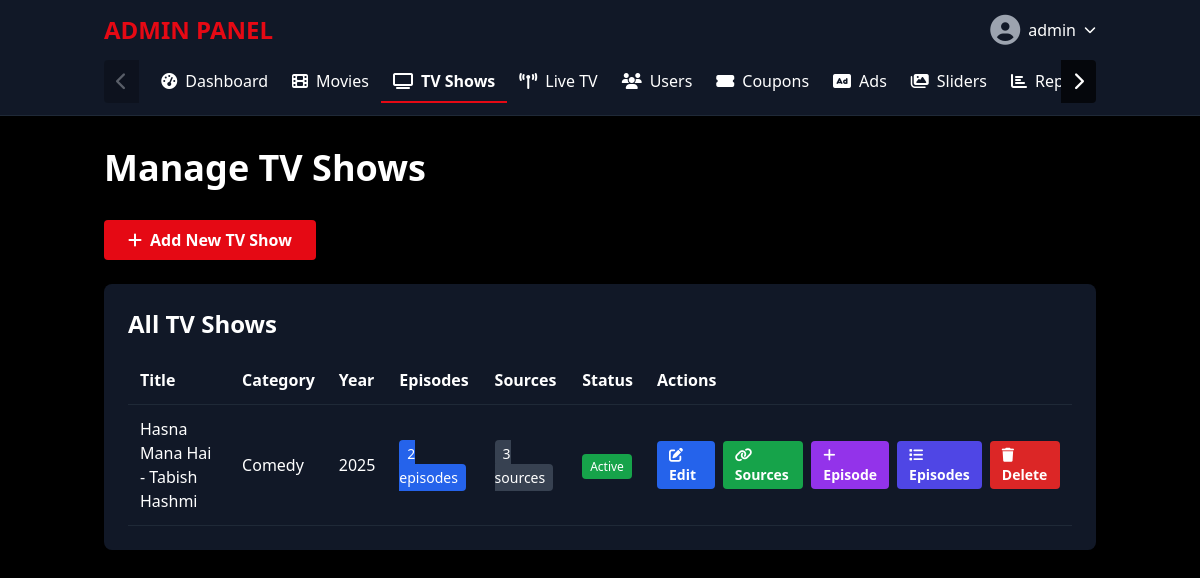
Screenshot of /admin/index.php?tab=tv-shows (signed in) with the database file from the repository.
### tables this page shows
CREATE TABLE `tv_shows` (
  `id` int(11) NOT NULL AUTO_INCREMENT,
  `title` varchar(255) NOT NULL,
  `description` text DEFAULT NULL,
  `thumbnail` varchar(255) DEFAULT NULL,
  `poster` varchar(255) DEFAULT NULL,
  `release_year` year(4) DEFAULT NULL,
  `rating` decimal(3,1) DEFAULT 0.0,
  `views` int(11) DEFAULT 0,
  `category_id` int(11) DEFAULT NULL,
  `featured` tinyint(1) DEFAULT 0,
  `created_at` timestamp NOT NULL DEFAULT current_timestamp(),
  `updated_at` timestamp NOT NULL DEFAULT current_timestamp() ON UPDATE current_timestamp(),
  `sources` text DEFAULT NULL COMMENT 'JSON array of stream sources',
  `is_active` tinyint(1) DEFAULT 1,
  `tmdb_id` int(11) DEFAULT NULL,
  `slug` varchar(255) DEFAULT NULL,
  `is_free` tinyint(1) DEFAULT 1 COMMENT 'Free content available to all logged-in users',
  `is_premium` tinyint(1) DEFAULT 0 COMMENT 'Premium content requires subscription',
  `show_in_slider` tinyint(1) DEFAULT 0 COMMENT 'Show in homepage slider',
  `pre_roll_ad_id` int(11) DEFAULT NULL COMMENT 'Pre-roll ad ID (plays before episode starts)',
  `mid_roll_ad_id` int(11) DEFAULT NULL COMMENT 'Mid-roll ad ID (plays during episode)',
  `end_roll_ad_id` int(11) DEFAULT NULL COMMENT 'End-roll ad ID (plays after episode ends)',
  `loop_ad_id` int(11) DEFAULT NULL COMMENT 'Loop ad ID (plays every N seconds during playback)',
  `loop_interval` int(11) DEFAULT NULL COMMENT 'Loop ad interval in seconds (if not set, uses ad duration)',
  `banner_ad_id` int(11) DEFAULT NULL COMMENT 'Banner ad ID (displays as overlay)',
  `popup_ad_id` int(11) DEFAULT NULL COMMENT 'Popup ad ID (displays as modal)',
  `intro_ad_id` int(11) DEFAULT NULL COMMENT 'Intro ad ID (plays to everyone before episode)',
  PRIMARY KEY (`id`),
  KEY `category_id` (`category_id`),
  CONSTRAINT `tv_shows_ibfk_1` FOREIGN KEY (`category_id`) REFERENCES `categories` (`id`) ON DELETE SET NULL
);

CREATE TABLE `categories` (
  `id` int(11) NOT NULL AUTO_INCREMENT,
  `name` varchar(100) NOT NULL,
  `slug` varchar(100) NOT NULL,
  `created_at` timestamp NOT NULL DEFAULT current_timestamp(),
  `description` text DEFAULT NULL,
  `tmdb_genre_id` int(11) DEFAULT NULL,
  `display_order` int(11) DEFAULT 0,
  `is_active` tinyint(1) DEFAULT 1,
  PRIMARY KEY (`id`),
  UNIQUE KEY `slug` (`slug`)
);

### admin/tv-shows.php (the view, shortened to what this page needs)
<?php
$conn = getDBConnection();
$message = '';
$message_type = '';
$show_episodes_id = isset($_GET['show_episodes']) ? intval($_GET['show_episodes']) : 0;
$show_episodes = null;
$episodes = [];
$tv_shows = $conn->query("
    SELECT t.*,
           c.name as category_name,
           (SELECT COUNT(*) FROM tv_episodes WHERE tv_show_id = t.id) as episode_count
    FROM tv_shows t
    LEFT JOIN categories c ON t.category_id = c.id
    ORDER BY t.created_at DESC
")->fetch_all(MYSQLI_ASSOC);
?>
<?php if ($show_episodes_id && $show_episodes): ?>
<h1 class="text-4xl font-bold mb-2">Manage Episodes</h1>
<p class="text-gray-400 mb-8">TV Show: <strong><?php echo htmlspecialchars($show_episodes['title']); ?></strong></p>
<?php if ($message): ?>
<div class="bg-<?php echo $message_type === 'success' ? 'green' : 'red'; ?>-900 bg-opacity-50 border border-<?php echo $message_type === 'success' ? 'green' : 'red'; ?>-700 text-<?php echo $message_type === 'success' ? 'green' : 'red'; ?>-200 px-4 py-3 rounded mb-4">
    <?php echo htmlspecialchars($message); ?>
</div>
<?php endif; ?>
<div class="mb-6 flex gap-4">
    <a href="add-episode.php?show_id=<?php echo $show_episodes_id; ?>" class="bg-netflix-red px-6 py-2 rounded hover:bg-red-700 font-semibold inline-block">
        <i class="fas fa-plus mr-2"></i>Add New Episode
    </a>
    <a href="edit-tv-show.php?id=<?php echo $show_episodes_id; ?>" class="bg-blue-600 px-6 py-2 rounded hover:bg-blue-700 font-semibold inline-block">
        <i class="fas fa-edit mr-2"></i>Edit TV Show
    </a>
    <a href="tv-shows.php" class="bg-gray-700 px-6 py-2 rounded hover:bg-gray-600 font-semibold inline-block">
        <i class="fas fa-arrow-left mr-2"></i>Back to TV Shows
    </a>
</div>
<div class="bg-gray-900 rounded-lg p-6">
    <h2 class="text-2xl font-bold mb-4">All Episodes</h2>
    <div class="overflow-x-auto">
        <table class="w-full">
            <thead>
                <tr class="border-b border-gray-800">
                    <th class="text-left p-3">Season</th>
                    <th class="text-left p-3">Episode</th>
                    <th class="text-left p-3">Title</th>
                    <th class="text-left p-3">Sources</th>
                    <th class="text-left p-3">Actions</th>
                </tr>
            </thead>
            <tbody>
                <?php if (empty($episodes)): ?>
                <tr>
                    <td colspan="5" class="p-8 text-center text-gray-400">
                        <i class="fas fa-tv text-4xl mb-3 block"></i>
                        <p>No episodes added yet. <a href="add-episode.php?show_id=<?php echo $show_episodes_id; ?>" class="text-netflix-red hover:underline">Add your first episode</a></p>
                    </td>
                </tr>
                <?php else: ?>
                <?php foreach ($episodes as $episode): ?>
                <?php
                $ep_sources = parseSources($episode['sources'] ?? '[]');
                $source_count = count($ep_sources);
                ?>
                <tr class="border-b border-gray-800 hover:bg-gray-800">
                    <td class="p-3">
                        <span class="px-3 py-1 bg-blue-600 rounded font-semibold">S<?php echo $episode['season_number']; ?></span>
                    </td>
                    <td class="p-3">
                        <span class="px-3 py-1 bg-green-600 rounded font-semibold">E<?php echo $episode['episode_number']; ?></span>
                    </td>
                    <td class="p-3 font-medium"><?php echo htmlspecialchars($episode['title']); ?></td>
                    <td class="p-3">
                        <?php if ($source_count > 0): ?>
                        <span class="px-3 py-1 bg-gray-700 rounded text-sm font-semibold">
                            <i class="fas fa-link mr-1"></i><?php echo $source_count; ?> source<?php echo $source_count > 1 ? 's' : ''; ?>
                        </span>
                        <?php else: ?>
                        <span class="px-3 py-1 bg-red-900 rounded text-sm text-red-200">
                            <i class="fas fa-exclamation-triangle mr-1"></i>No sources
                        </span>
                        <?php endif; ?>
                    </td>
                    <td class="p-3">
                        <div class="flex items-center gap-2">
                            <a href="add-episode.php?show_id=<?php echo $show_episodes_id; ?>&episode_id=<?php echo $episode['id']; ?>"
                               class="bg-blue-600 hover:bg-blue-700 px-3 py-1 rounded text-sm font-semibold">
                                <i class="fas fa-edit mr-1"></i>Edit
                            </a>
                            <a href="add-sources.php?episode_id=<?php echo $episode['id']; ?>&show_id=<?php echo $show_episodes_id; ?>"
                               class="bg-green-600 hover:bg-green-700 px-3 py-1 rounded text-sm font-semibold">
                                <i class="fas fa-link mr-1"></i>Sources
                            </a>
                            <a href="tv-shows.php?delete_episode=<?php echo $episode['id']; ?>&show_id=<?php echo $show_episodes_id; ?>"
                               onclick="return confirm('Are you sure you want to delete this episode?')"
                               class="bg-red-600 hover:bg-red-700 px-3 py-1 rounded text-sm font-semibold">
                                <i class="fas fa-trash mr-1"></i>Delete
                            </a>
                        </div>
                    </td>
                </tr>
                <?php endforeach; ?>
                <?php endif; ?>
            </tbody>
        </table>
    </div>
</div>
<?php else: ?>
<h1 class="text-4xl font-bold mb-8">Manage TV Shows</h1>
<div class="mb-6">
    <a href="add-tv-show.php" class="bg-netflix-red px-6 py-2 rounded hover:bg-red-700 font-semibold inline-block">
        <i class="fas fa-plus mr-2"></i>Add New TV Show
    </a>
</div>
<div class="bg-gray-900 rounded-lg p-6">
    <h2 class="text-2xl font-bold mb-4">All TV Shows</h2>
    <div class="overflow-x-auto">
        <table class="w-full">
            <thead>
                <tr class="border-b border-gray-800">
                    <th class="text-left p-3">Title</th>
                    <th class="text-left p-3">Category</th>
                    <th class="text-left p-3">Year</th>
                    <th class="text-left p-3">Episodes</th>
                    <th class="text-left p-3">Sources</th>
                    <th class="text-left p-3">Status</th>
                    <th class="text-left p-3">Actions</th>
                </tr>
            </thead>
            <tbody>
                <?php if (empty($tv_shows)): ?>
                <tr>
                    <td colspan="7" class="p-8 text-center text-gray-400">
                        <i class="fas fa-tv text-4xl mb-3 block"></i>
                        <p>No TV shows found. <a href="add-tv-show.php" class="text-netflix-red hover:underline">Add your first TV show</a></p>
                    </td>
                </tr>
                <?php else: ?>
                <?php foreach ($tv_shows as $show): ?>
                <tr class="border-b border-gray-800 hover:bg-gray-800">
                    <td class="p-3 font-medium"><?php echo htmlspecialchars($show['title']); ?></td>
                    <td class="p-3"><?php echo htmlspecialchars($show['category_name'] ?? 'N/A'); ?></td>
                    <td class="p-3"><?php echo $show['release_year']; ?></td>
                    <td class="p-3">
                        <span class="px-2 py-1 bg-blue-600 rounded text-sm">
                            <?php echo $show['episode_count']; ?> episode<?php echo $show['episode_count'] != 1 ? 's' : ''; ?>
                        </span>
                    </td>
                    <td class="p-3">
                        <span class="px-2 py-1 bg-gray-700 rounded text-sm">
                            <?php echo $show['episodes_with_sources']; ?> source<?php echo $show['episodes_with_sources'] != 1 ? 's' : ''; ?>
                        </span>
                    </td>
                    <td class="p-3">
                        <?php if ($show['is_active']): ?>
                        <span class="px-2 py-1 bg-green-600 rounded text-xs">Active</span>
                        <?php else: ?>
                        <span class="px-2 py-1 bg-gray-600 rounded text-xs">Inactive</span>
                        <?php endif; ?>
                    </td>
                    <td class="p-3">
                        <div class="flex items-center gap-2">
                            <a href="edit-tv-show.php?id=<?php echo $show['id']; ?>"
                               class="bg-blue-600 hover:bg-blue-700 px-3 py-1 rounded text-sm font-semibold">
                                <i class="fas fa-edit mr-1"></i>Edit
                            </a>
                            <a href="add-tv-show-sources.php?show_id=<?php echo $show['id']; ?>"
                               class="bg-green-600 hover:bg-green-700 px-3 py-1 rounded text-sm font-semibold">
                                <i class="fas fa-link mr-1"></i>Sources
                            </a>
                            <a href="add-episode.php?show_id=<?php echo $show['id']; ?>"
                               class="bg-purple-600 hover:bg-purple-700 px-3 py-1 rounded text-sm font-semibold">
                                <i class="fas fa-plus mr-1"></i>Episode
                            </a>
                            <a href="tv-shows.php?show_episodes=<?php echo $show['id']; ?>"
                               class="bg-indigo-600 hover:bg-indigo-700 px-3 py-1 rounded text-sm font-semibold">
                                <i class="fas fa-list mr-1"></i>Episodes
                            </a>
                            <a href="tv-shows.php?delete=<?php echo $show['id']; ?>"
                               onclick="return confirm('Are you sure you want to delete this TV show? This will also delete all episodes!')"
                               class="bg-red-600 hover:bg-red-700 px-3 py-1 rounded text-sm font-semibold">
                                <i class="fas fa-trash mr-1"></i>Delete
                            </a>
                        </div>
                    </td>
                </tr>
                <?php endforeach; ?>
                <?php endif; ?>
            </tbody>
        </table>
    </div>
</div>
<?php endif; ?>

### admin/index.php (style rules this page uses)
body { background-color: #141414; color: #e5e5e5; }
.bg-netflix-red { background-color: #e50914; }

### rows the page displays
tv_shows: title "Hasna Mana Hai - Tabish Hashmi", category.name "Comedy", release_year "2025", episode_count "2", id "3", is_active "Active"

### other values shown
$_SESSION['admin_username'] "admin"
